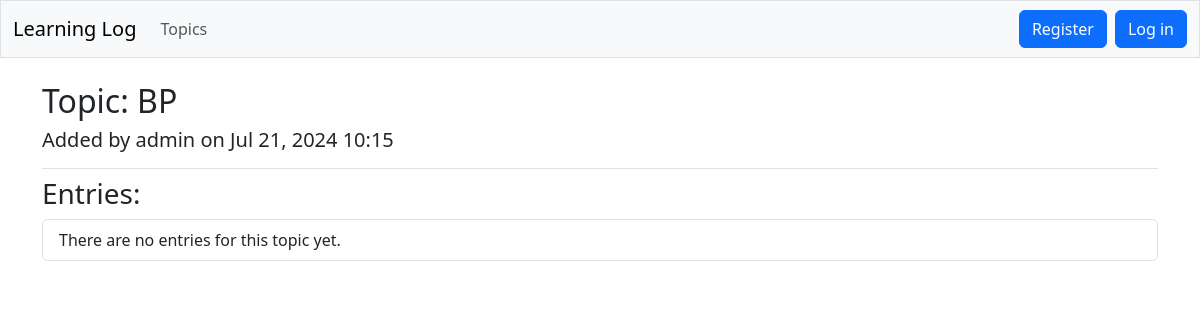
Screenshot of /topic/8/ with the database file from the repository.
### logs/models.py (models this page shows, shortened)
class Topic(models.Model):
    owner = models.ForeignKey(User, on_delete=models.CASCADE)
    date_added = models.DateTimeField(auto_now_add=True)
    text = models.CharField(max_length=200)

### logs/views.py (the view)
# urls.py: path('topic/<int:topic_id>/', views.topic, name='topic'),
def topic(request, topic_id):
    obj = Topic.objects.get(id=topic_id)
    if request.method == "POST" and request.POST.get("_method") == "DELETE":
        if request.user != obj.owner:
            raise http.Http404("You are not allowed.")
        obj.delete()
        return render(request, 'logs/topics.html', {"topics": Topic.objects.all()})
    else:
        objects = obj.entry_set.order_by('date_added').reverse()
        context = {'topic': obj, 'entries': objects}
        return render(request, 'logs/topic.html', context)

### templates/logs/topic.html (shortened to what this page needs)
{% extends "base.html" %}
{% load django_bootstrap5 %}
{% block header %}
    <h2>Topic: {{ topic.text }}</h2>
    <h5>Added by {{ topic.owner.username }} on {{ topic.date_added|date:'M d, Y H:i' }}</h5>
{% endblock header %}
{% block content %}
    <h3 class="my-2">Entries:</h3>
    <ul class="list-group">
        {% for entry in entries %}
            <li class="list-group-item">
                <p>{{ entry.date_added|date:'M d, Y H:i' }}</p>
                <p>{{ entry.text|linebreaks }}</p>
                {% if user == topic.owner %}
                    <p><a href="{% url 'logs:edit_entry' entry.id %}">Edit entry</a></p>
                {% endif %}
            </li>
        {% empty %}
            <li class="list-group-item">There are no entries for this topic yet.</li>
        {% endfor %}
    </ul>
{% endblock content %}

### rows the page displays
Topic: text "BP", owner.username "admin", date_added "Jul 21, 2024 10:15"
